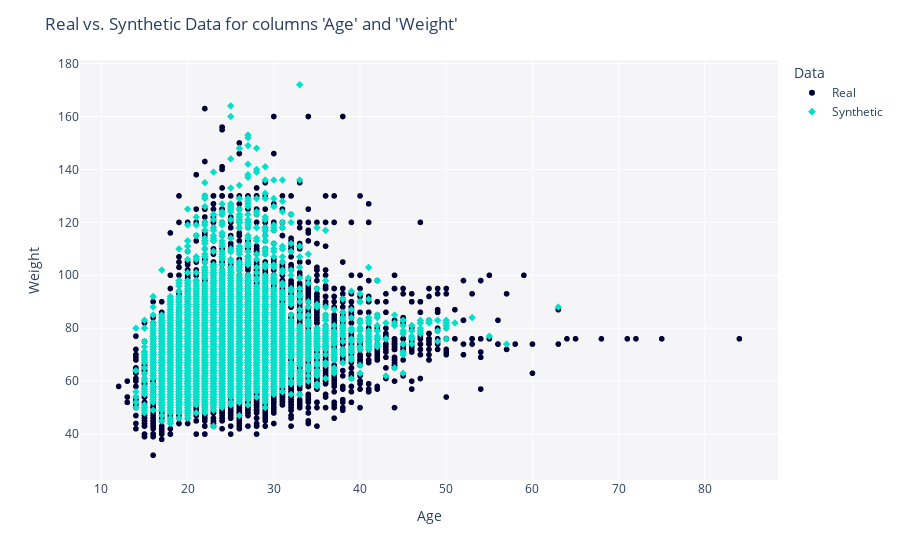

The code cell stored with this chart in its notebook:
### Markdown cell above
### Weight vs Age

### Code cell
get_column_pair_plot(
    real_data=df_real,
    synthetic_data=df_fake,
    columns=['Age', 'Weight'],
    metadata=metadata 
)

### Figure 1 — Plotly figure (JSON) as saved in the notebook; plotly's stock layout.template omitted (floating-point values rounded to 4 significant figures; data arrays with more than 128 entries replaced by an {"elided": "..."} marker saying what was removed)
{"data": [{"hovertemplate": "Data=Real<br>Age=%{x}<br>Weight=%{y}<extra></extra>", "legendgroup": "Real", "marker": {"color": "#000036", "symbol": "circle"}, "mode": "markers", "name": "Real", "showlegend": true, "type": "scattergl", "x": {"elided": "10000 int values"}, "xaxis": "x", "y": {"elided": "10000 int values"}, "yaxis": "y"}, {"hovertemplate": "Data=Synthetic<br>Age=%{x}<br>Weight=%{y}<extra></extra>", "legendgroup": "Synthetic", "marker": {"color": "#01E0C9", "symbol": "diamond"}, "mode": "markers", "name": "Synthetic", "showlegend": true, "type": "scattergl", "x": {"elided": "10032 int values"}, "xaxis": "x", "y": {"elided": "10032 int values"}, "yaxis": "y"}], "layout": {"legend": {"title": {"text": "Data"}, "tracegroupgap": 0}, "margin": {"t": 60}, "plot_bgcolor": "#F5F5F8", "title": {"text": "Real vs. Synthetic Data for columns 'Age' and 'Weight'"}, "xaxis": {"anchor": "y", "domain": [0, 1], "title": {"text": "Age"}}, "yaxis": {"anchor": "x", "domain": [0, 1], "title": {"text": "Weight"}}}}
